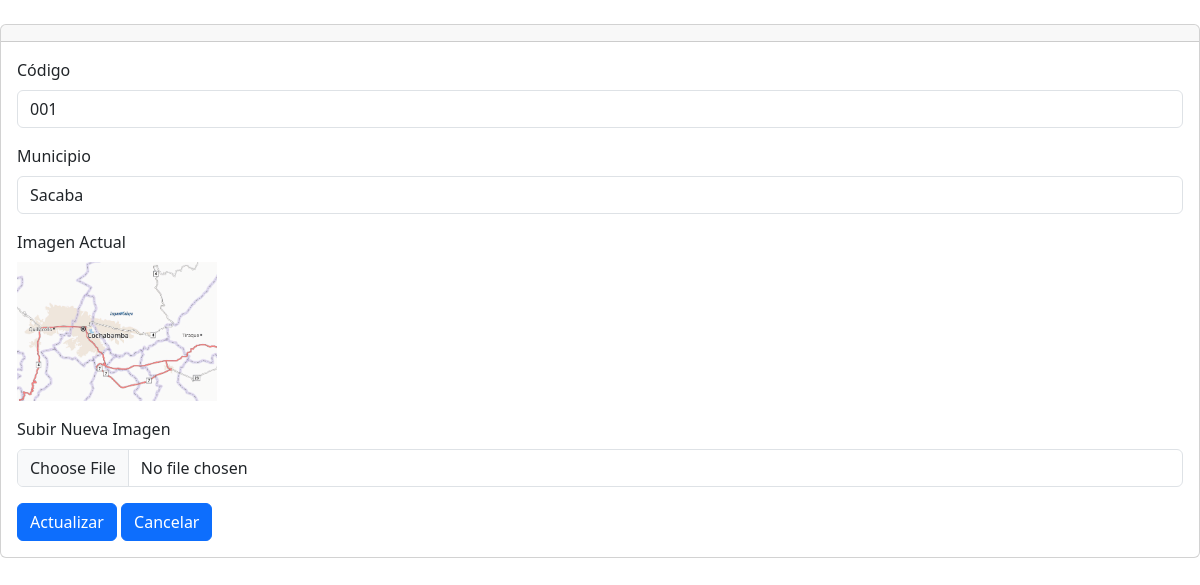
/secciones/ubicacion/ruta/editar.php?idruta=1, run on the app's committed database.
### tables this page shows
CREATE TABLE `rutas` (
  `idruta` int NOT NULL AUTO_INCREMENT,
  `codigo` varchar(1000) DEFAULT NULL,
  `municipio` varchar(100) DEFAULT NULL,
  `imagen` varchar(1000) DEFAULT NULL,
  PRIMARY KEY (`idruta`)
);

### secciones/ubicacion/ruta/editar.php (the view, shortened to what this page needs)
<?php
include("../../../bd.php");
if (isset($_GET['idruta'])) {
    $idruta = $_GET['idruta'];
    $sentencia = $conexion->prepare("SELECT * FROM rutas WHERE idruta = :idruta");
    $sentencia->bindParam(":idruta", $idruta);
    $sentencia->execute();
    $ruta = $sentencia->fetch(PDO::FETCH_ASSOC);
}
include("../../../templates/header.php");
?>
<div class="card">
    <div class="card-header">    </div>
    <div class="card-body">
        <form action="" method="post" enctype="multipart/form-data">
            <div class="mb-3">
                <label for="codigo" class="form-label">Código</label>
                <input type="text" class="form-control" name="codigo" id="codigo" value="<?php echo $ruta['codigo']; ?>" placeholder="Código de la ruta"/>
            </div>
            <div class="mb-3">
                <label for="municipio" class="form-label">Municipio</label>
                <input type="text" class="form-control" name="municipio" id="municipio" value="<?php echo $ruta['municipio']; ?>" placeholder="Municipio"/>
            </div>
            <div class="mb-3">
                <label for="imagen" class="form-label">Imagen Actual</label><br>
                <?php if (!empty($ruta['imagen'])): ?>
                    <img src="<?php echo $ruta['imagen']; ?>" alt="Imagen Actual" width="200px">
                <?php else: ?>
                    No hay imagen
                <?php endif; ?>
            </div>
            <div class="mb-3">
                <label for="imagen_nueva" class="form-label">Subir Nueva Imagen</label>
                <input type="file" class="form-control" name="imagen" id="imagen" accept="image/*"/>
            </div>
            <button type="submit" class="btn btn-primary">Actualizar</button>
            <a class="btn btn-primary" href="index.php" role="button">Cancelar</a>
        </form>
    </div>
</div>

### data on the page
rutas: codigo "001", municipio "Sacaba", imagen (picture)
